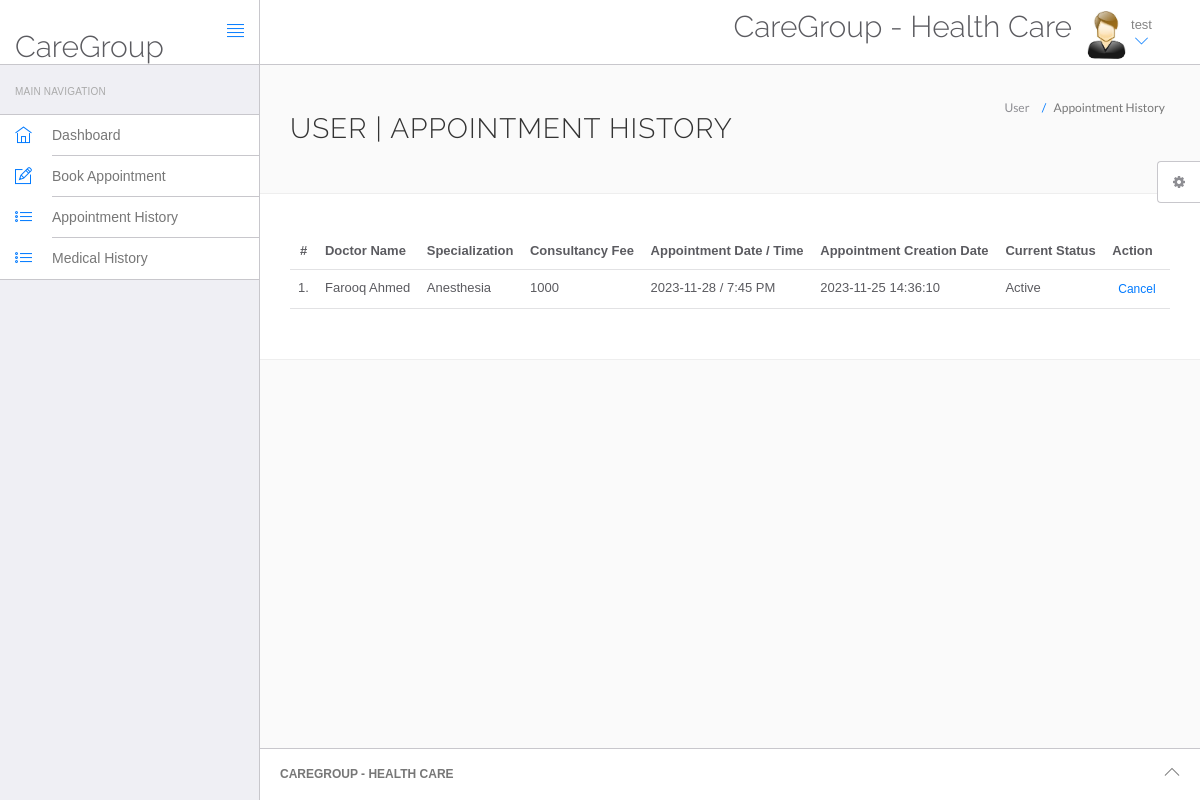
Page /hospital/hms/appointment-history.php (signed in) on the committed database.
### tables this page shows
CREATE TABLE `users` (
  `id` int(11) NOT NULL,
  `fullName` varchar(255) DEFAULT NULL,
  `address` longtext DEFAULT NULL,
  `city` varchar(255) DEFAULT NULL,
  `gender` varchar(255) DEFAULT NULL,
  `email` varchar(255) DEFAULT NULL,
  `password` varchar(255) DEFAULT NULL,
  `regDate` timestamp NULL DEFAULT current_timestamp(),
  `updationDate` timestamp NULL DEFAULT NULL ON UPDATE current_timestamp()
);

CREATE TABLE `appointment` (
  `id` int(11) NOT NULL,
  `doctorSpecialization` varchar(255) DEFAULT NULL,
  `doctorId` int(11) DEFAULT NULL,
  `userId` int(11) DEFAULT NULL,
  `consultancyFees` int(11) DEFAULT NULL,
  `appointmentDate` varchar(255) DEFAULT NULL,
  `appointmentTime` varchar(255) DEFAULT NULL,
  `postingDate` timestamp NULL DEFAULT current_timestamp(),
  `userStatus` int(11) DEFAULT NULL,
  `doctorStatus` int(11) DEFAULT NULL,
  `updationDate` timestamp NULL DEFAULT NULL ON UPDATE current_timestamp()
);

CREATE TABLE `doctors` (
  `id` int(11) NOT NULL,
  `specilization` varchar(255) DEFAULT NULL,
  `doctorName` varchar(255) DEFAULT NULL,
  `address` longtext DEFAULT NULL,
  `docFees` varchar(255) DEFAULT NULL,
  `contactno` bigint(11) DEFAULT NULL,
  `docEmail` varchar(255) DEFAULT NULL,
  `password` varchar(255) DEFAULT NULL,
  `creationDate` timestamp NULL DEFAULT current_timestamp(),
  `updationDate` timestamp NULL DEFAULT NULL ON UPDATE current_timestamp()
);

### hospital/hms/appointment-history.php (the view, shortened to what this page needs)
<?php
include('include/config.php');
if(strlen($_SESSION['id']==0)) {
 header('location:logout.php');
  } else{
?>
<!DOCTYPE html>
<html lang="en">
	<head>
		<link rel="stylesheet" href="vendor/bootstrap/css/bootstrap.min.css">
		<link rel="stylesheet" href="vendor/fontawesome/css/font-awesome.min.css">
		<link rel="stylesheet" href="vendor/themify-icons/themify-icons.min.css">
		<link href="vendor/animate.css/animate.min.css" rel="stylesheet" media="screen">
		<link href="vendor/perfect-scrollbar/perfect-scrollbar.min.css" rel="stylesheet" media="screen">
		<link href="vendor/switchery/switchery.min.css" rel="stylesheet" media="screen">
		<link href="vendor/bootstrap-touchspin/jquery.bootstrap-touchspin.min.css" rel="stylesheet" media="screen">
		<link href="vendor/select2/select2.min.css" rel="stylesheet" media="screen">
		<link href="vendor/bootstrap-datepicker/bootstrap-datepicker3.standalone.min.css" rel="stylesheet" media="screen">
		<link href="vendor/bootstrap-timepicker/bootstrap-timepicker.min.css" rel="stylesheet" media="screen">
		<link rel="stylesheet" href="assets/css/styles.css">
		<link rel="stylesheet" href="assets/css/plugins.css">
		<link rel="stylesheet" href="assets/css/themes/theme-1.css" id="skin_color" />
	</head>
	<body>
		<div id="app">
<?php include('include/sidebar.php');?>
			<div class="app-content">
					<?php include('include/header.php');?>
				<div class="main-content" >
					<div class="wrap-content container" id="container">
						<section id="page-title">
							<div class="row">
								<div class="col-sm-8">
									<h1 class="mainTitle">User  | Appointment History</h1>
																	</div>
								<ol class="breadcrumb">
									<li>
										<span>User </span>
									</li>
									<li class="active">
										<span>Appointment History</span>
									</li>
								</ol>
							</div>
						</section>
						<div class="container-fluid container-fullw bg-white">
									<div class="row">
								<div class="col-md-12">
									<table class="table table-hover" id="sample-table-1">
										<thead>
											<tr>
												<th class="center">#</th>
												<th class="hidden-xs">Doctor Name</th>
												<th>Specialization</th>
												<th>Consultancy Fee</th>
												<th>Appointment Date / Time </th>
												<th>Appointment Creation Date  </th>
												<th>Current Status</th>
												<th>Action</th>
											</tr>
										</thead>
										<tbody>
<?php
$sql=mysqli_query($con,"select doctors.doctorName as docname,appointment.*  from appointment join doctors on doctors.id=appointment.doctorId where appointment.userId='".$_SESSION['id']."'");
$cnt=1;
while($row=mysqli_fetch_array($sql))
{
?>
											<tr>
												<td class="center"><?php echo $cnt;?>.</td>
												<td class="hidden-xs"><?php echo $row['docname'];?></td>
												<td><?php echo $row['doctorSpecialization'];?></td>
												<td><?php echo $row['consultancyFees'];?></td>
												<td><?php echo $row['appointmentDate'];?> / <?php echo
												 $row['appointmentTime'];?>
												</td>
												<td><?php echo $row['postingDate'];?></td>
												<td>
<?php if(($row['userStatus']==1) && ($row['doctorStatus']==1))
{
	echo "Active";
}
												?></td>
												<td >
												<div class="visible-md visible-lg hidden-sm hidden-xs">
							<?php if(($row['userStatus']==1) && ($row['doctorStatus']==1))
{ ?>
	<a href="appointment-history.php?id=<?php echo $row['id']?>&cancel=update" onClick="return confirm('Are you sure you want to cancel this appointment ?')"class="btn btn-transparent btn-xs tooltips" title="Cancel Appointment" tooltip-placement="top" tooltip="Remove">Cancel</a>
	<?php } else {
		echo "Canceled";
		} ?>
												</div>
												</td>
											</tr>
											<?php
$cnt=$cnt+1;
											 }?>
										</tbody>
									</table>
								</div>
							</div>
								</div>
					</div>
				</div>
			</div>
	<?php include('include/footer.php');?>
	<?php include('include/setting.php');?>
		</div>
	</body>
</html>
<?php } ?>

### hospital/hms/include/header.php (shortened to what this page needs)
<header class="navbar navbar-default navbar-static-top">
					<div class="navbar-header">
						<a class="navbar-brand" href="#">
							<h2 style="padding-top:20% ">CareGroup</h2>
						</a>
						<a href="#" class="sidebar-toggler pull-right visible-md visible-lg" data-toggle-class="app-sidebar-closed" data-toggle-target="#app">
							<i class="ti-align-justify"></i>
						</a>
					</div>
					<div class="navbar-collapse collapse">
						<ul class="nav navbar-right">
								<li  style="padding-top:2% ">
								<h2>CareGroup - Health Care</h2>
							</li>
							<li class="dropdown current-user">
								<a href class="dropdown-toggle" data-toggle="dropdown">
									<img src="assets/images/images.jpg"> <span class="username">
									<?php $query=mysqli_query($con,"select fullName from users where id='".$_SESSION['id']."'");
while($row=mysqli_fetch_array($query))
{
	echo $row['fullName'];
}
									?> <i class="ti-angle-down"></i></i></span>
								</a>
							</li>
						</ul>
					</div>
				</header>

### hospital/hms/assets/css/themes/theme-1.css (style rules this page uses)
body { background: #FAFAFA; }
header .navbar-header { background: #ffffff !important; border-right-color: #c8c7cc !important; border-bottom-color: #c8c7cc !important; }
header .navbar-header .sidebar-toggler, header .navbar-header .sidebar-mobile-toggler { color: #007aff !important; }
header .navbar-header .navbar-brand { color: #777 !important; }
header .navbar-collapse { background: #ffffff !important; border-bottom-color: #c8c7cc !important; box-shadow: none !important; }
header .navbar-collapse .navbar-right > li > a { color: #777; }
header .navbar-collapse .navbar-right > li > a i { color: #007aff !important; }

### rows in the picture
users: fullName "test"
appointment: doctorId.doctorName "Farooq Ahmed", doctorSpecialization "Anesthesia", consultancyFees "1000", appointmentDate "2023-11-28", appointmentTime "7:45 PM", postingDate "2023-11-25 14:36:10", userStatus "Active"
